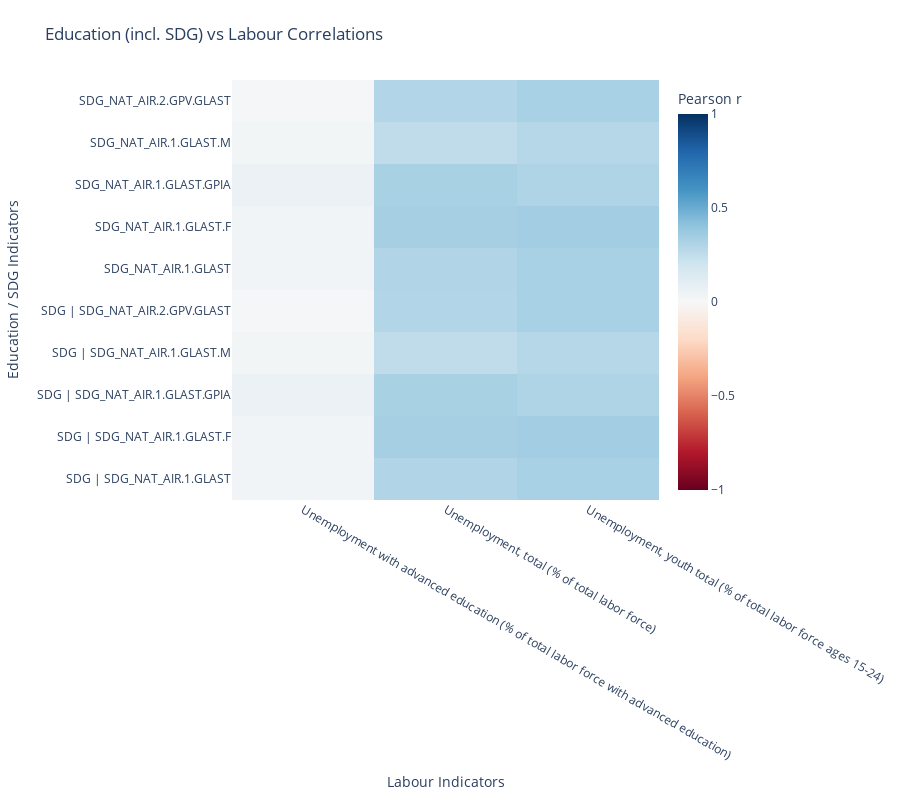

Notebook code cell kept with this figure:
### Code cell
# plotly heatmap for combined education (incl. SDG) vs labour correlations
print("\n[Heatmap] Visualizing education ↔ labour correlations (traditional + SDG)")

corr_source = results.get('correlations', correlation_results)

if not corr_source:
    print("   ⚠️ No correlation results to plot. Run the correlation analysis first.")
    corr_df = pd.DataFrame()
    heatmap_df = pd.DataFrame()
else:
    corr_rows = []
    for entry in corr_source:
        edu_indicator = entry.get('education_indicator', 'Unknown education indicator')
        labour_indicator = entry.get('labour_indicator', 'Unknown labour indicator')
        corr_value = float(entry.get('correlation', np.nan))
        corr_type = entry.get('type', 'traditional')

        corr_rows.append({
            "Education": edu_indicator,
            "Labour": labour_indicator,
            "Correlation": corr_value,
            "DisplayEducation": f"SDG | {edu_indicator}" if corr_type == 'sdg' else edu_indicator,
            "Type": corr_type
        })

    corr_df = pd.DataFrame(corr_rows)

    if corr_df.empty:
        heatmap_df = pd.DataFrame()
        print("   ⚠️ No qualifying indicator pairs (n<30) to visualize.")
    else:
        heatmap_df = (
            corr_df
            .pivot_table(index="DisplayEducation", columns="Labour", values="Correlation", aggfunc='mean')
            .sort_index()
        )
        heatmap_df = heatmap_df[sorted(heatmap_df.columns)]

        print(
            f"   Rendering {len(corr_df)} correlations across "
            f"{heatmap_df.shape[0]} education vs {heatmap_df.shape[1]} labour indicators"
        )

        fig = go.Figure(
            data=go.Heatmap(
                z=heatmap_df.values,
                x=heatmap_df.columns,
                y=heatmap_df.index,
                colorscale="RdBu",
                zmin=-1,
                zmax=1,
                colorbar=dict(title="Pearson r"),
                hovertemplate="Labour: %{x}<br>Education: %{y}<br>r = %{z:.3f}<extra></extra>"
            )
        )

        fig.update_layout(
            title="Education (incl. SDG) vs Labour Correlations",
            xaxis_title="Labour Indicators",
            yaxis_title="Education / SDG Indicators",
            height=800,
            margin=dict(l=220, r=120, t=80, b=220)
        )

        fig.show()

### Figure 1 — Plotly figure (JSON) as saved in the notebook; plotly's stock layout.template omitted (floating-point values rounded to 4 significant figures)
{"data": [{"colorbar": {"title": {"text": "Pearson r"}}, "colorscale": [[0, "rgb(103,0,31)"], [0.1, "rgb(178,24,43)"], [0.2, "rgb(214,96,77)"], [0.3, "rgb(244,165,130)"], [0.4, "rgb(253,219,199)"], [0.5, "rgb(247,247,247)"], [0.6, "rgb(209,229,240)"], [0.7, "rgb(146,197,222)"], [0.8, "rgb(67,147,195)"], [0.9, "rgb(33,102,172)"], [1, "rgb(5,48,97)"]], "hovertemplate": "Labour: %{x}<br>Education: %{y}<br>r = %{z:.3f}<extra></extra>", "type": "heatmap", "x": ["Unemployment with advanced education (% of total labor force with advanced education)", "Unemployment, total (% of total labor force)", "Unemployment, youth total (% of total labor force ages 15-24)"], "y": ["SDG | SDG_NAT_AIR.1.GLAST", "SDG | SDG_NAT_AIR.1.GLAST.F", "SDG | SDG_NAT_AIR.1.GLAST.GPIA", "SDG | SDG_NAT_AIR.1.GLAST.M", "SDG | SDG_NAT_AIR.2.GPV.GLAST", "SDG_NAT_AIR.1.GLAST", "SDG_NAT_AIR.1.GLAST.F", "SDG_NAT_AIR.1.GLAST.GPIA", "SDG_NAT_AIR.1.GLAST.M", "SDG_NAT_AIR.2.GPV.GLAST"], "z": [[0.03153, 0.3023, 0.3268], [0.03474, 0.3347, 0.3492], [0.06112, 0.3279, 0.3071], [0.02728, 0.2536, 0.2896], [0.0118, 0.2971, 0.3255], [0.03153, 0.3023, 0.3268], [0.03474, 0.3347, 0.3492], [0.06112, 0.3279, 0.3071], [0.02728, 0.2536, 0.2896], [0.0118, 0.2971, 0.3255]], "zmax": 1, "zmin": -1}], "layout": {"height": 800, "margin": {"b": 220, "l": 220, "r": 120, "t": 80}, "title": {"text": "Education (incl. SDG) vs Labour Correlations"}, "xaxis": {"title": {"text": "Labour Indicators"}}, "yaxis": {"title": {"text": "Education / SDG Indicators"}}}}
